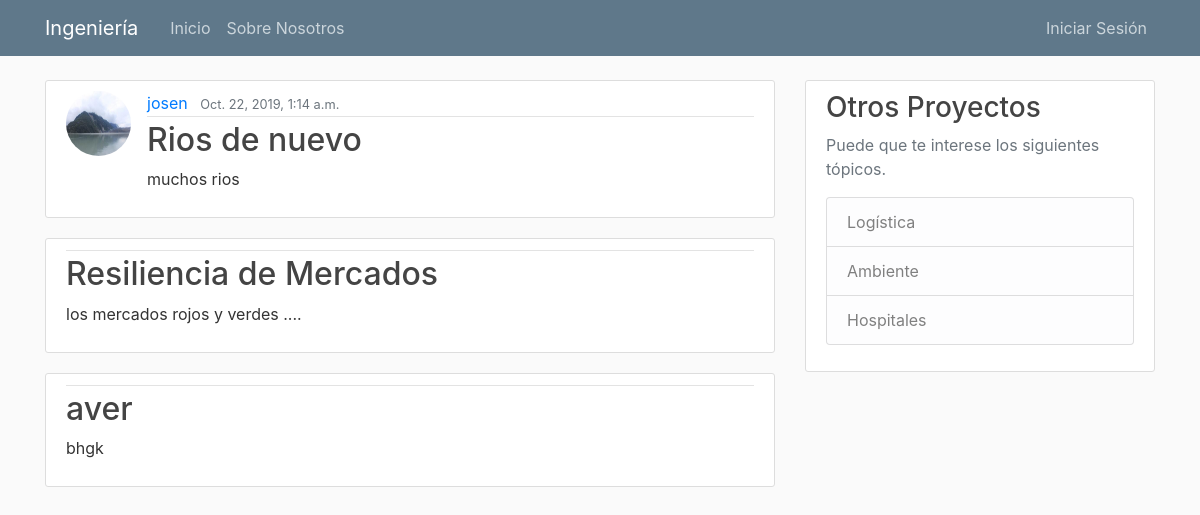
The app's page /postDetail/6/, older data.
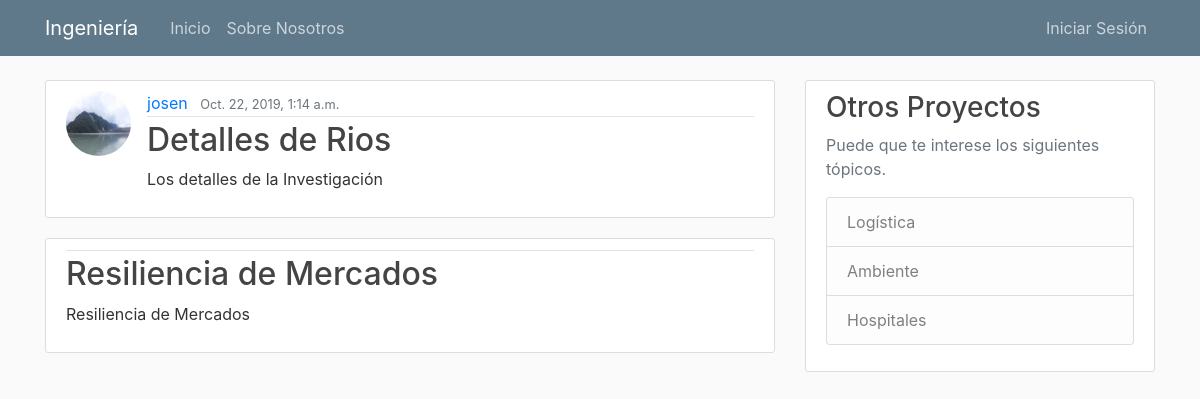
The same page, newer data.
### blog/models.py (models this page shows, shortened)
class Presentation(models.Model):
    postDetail = models.ForeignKey(PostDetail, on_delete=models.CASCADE)
    presentation_title = models.CharField(max_length=100)
    presentation_content = models.TextField()

class PostDetail(models.Model):
    post = models.ForeignKey(Post, on_delete=models.CASCADE)
    postDetail_title = models.CharField(max_length=100)
    postDetail_content = models.TextField()

class Post(models.Model):
    title = models.CharField(max_length=100)
    content = models.TextField()
    date_posted = models.DateTimeField(default=timezone.now)
    author = models.ForeignKey(User, on_delete=models.CASCADE)
    paper = models.TextField(verbose_name="link to the paper", default="https://docs.djangoproject.com/en/2.2/topics/db/models/")
    CATEGORIAS = (
        ('L', 'Logistica'),
        ('H', 'Hospitales'),
        ('A', 'Ambiente'),
    )
    category = models.CharField(max_length=1, choices=CATEGORIAS, default="L")

### user/models.py (models this page shows, shortened)
class Profile(models.Model):
    user = models.OneToOneField(User, on_delete=models.CASCADE)
    image = models.ImageField(default='default.jpg', upload_to='profile_pics')

### blog/views.py (the view)
# urls.py: path('postDetail/<int:pk>/', PresentationListView.as_view(), name='presentation'),
class PresentationListView(ListView):
    model = Presentation
    template_name = "blog/presentation.html"  # <app>/<model>_<viewtype>.html
    context_object_name = 'postDetail'
    ordering = ['-date_posted']
    paginate_by = 3
    def get_queryset(self):
        postDetail = get_object_or_404(PostDetail, pk=self.kwargs.get('pk'))
        return Presentation.objects.filter(postDetail=postDetail)

### blog/templates/blog/presentation.html (shortened to what this page needs)
{% extends "blog/base.html" %}
{% block content %}
{% for presentation in postDetail %}
{% if forloop.first %}
<article class="media content-section">
    <img class="rounded-circle article-img" src="{{ presentation.postDetail.post.author.profile.image.url }}">
    <div class="media-body">
        <div class="article-metadata">
            <a class="mr-2" href="#">{{ presentation.postDetail.post.author }}</a>
            <small class="text-muted">{{ presentation.postDetail.post.date_posted }}</small>
        </div>
        <h2 class="article-title">{{ presentation.postDetail.postDetail_title }}</h2>
        <p class="article-content">{{ presentation.postDetail.postDetail_content }}</p>
    </div>
</article>
{% endif %}
{% endfor %}
{% for presentation in postDetail %}
    <article class="media content-section">
          <div class="media-body">
            <div class="article-metadata">
            </div>
              <h2 class="article-title"><a class="article-title" href="{% url 'presentation-detail' presentation.pk %}">{{ presentation.presentation_title }}</a></h2>
            <p class="article-content">{{ presentation.presentation_content }}</p>
          </div>
        </article>
{% endfor %}
{% endblock content %}

Row changes from the older to the newer data that the page shows:
removed Presentation: presentation_title "aver", presentation_content "bhgk"
changed Presentation "Resiliencia de Mercados": postDetail.postDetail_title "Rios de nuevo" → "Detalles de Rios"; postDetail.postDetail_content "muchos rios" → "Los detalles de la Investigación"; presentation_content "los mercados rojos y verdes ...." → "Resiliencia de Mercados"
